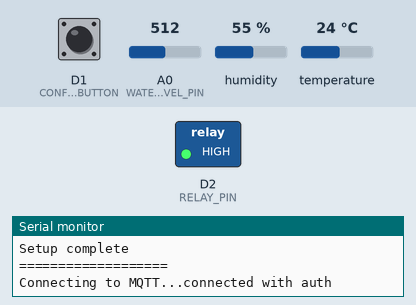
The sketch below on a simulated ESP8266 (NodeMCU). On the bench: switched loads named in the sketch (green lamp = pin HIGH), the last lines printed to the serial monitor. The test bench sets the inputs (shaded band); at power-on: A0 (WATER_LEVEL_PIN) = 512, D1 (CONFIG_BUTTON) HIGH, humidity 55 %, temperature 24 °C. WiFi joins after 1.5 s; servers stay silent unless stated; no MQTT or app messages arrive unless stated.

Above: at 2.7 s.
2.8 s: A0 (WATER_LEVEL_PIN) set to 208
11.5 s: A0 (WATER_LEVEL_PIN) set to 177
At 15.5 s:
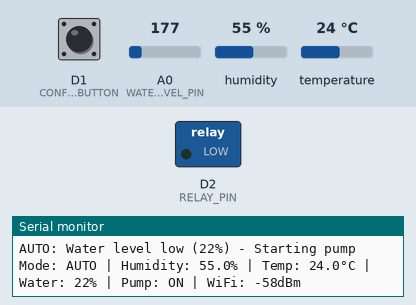
Timing chart, 0 to 17.0 s (numbered marks = the images above; inputs shaded):
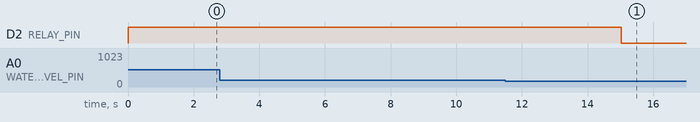

The sketch:

hydroponic-wick-smart-automation.ino
```cpp
#include <ESP8266WiFi.h>
#include <PubSubClient.h>
#include <DHT.h>
#include <WiFiManager.h>          // WiFi Manager library
#include <ArduinoJson.h>          // Untuk parsing JSON di WiFi Manager

// ====== Konfigurasi WiFi (Fallback) ======
const char* fallback_ssid     = "your wifi";
const char* fallback_wifiPass = "wifi password";

// ====== Konfigurasi MQTT (Default) ======
char mqtt_server[40] = "your mqtt server";
char mqtt_port[6]    = "1883";
char mqtt_user[50]   = "your mqttuser";
char mqtt_pass[50]   = "your mqtt pass";

// ====== Topik MQTT ======
const char* topic_water_level    = "kel4/water_level";
const char* topic_temperature    = "kel4/suhu";
const char* topic_humidity       = "kel4/kelembapan";
const char* topic_pump_control   = "kel4/pompa/control";      // ON/OFF manual
const char* topic_pump_status    = "kel4/pompa/status";
const char* topic_mode_control   = "kel4/mode/control";       // AUTO/MANUAL
const char* topic_mode_status    = "kel4/mode/status";
const char* topic_threshold_set  = "kel4/threshold/set";      // format: "25,75"
const char* topic_threshold_get  = "kel4/threshold/status";
const char* topic_system_status  = "kel4/system/status";      // JSON status lengkap

// ====== Pin Konfigurasi ======
#define WATER_LEVEL_PIN A0   // Sensor level air ke A0
#define DHT_PIN         D4   // DHT11 data ke D4
#define RELAY_PIN       D2   // Relay pompa ke D2
#define CONFIG_BUTTON   D1   // Tombol untuk reset WiFi config (optional)

// ====== Inisialisasi DHT ======
#define DHTTYPE DHT11
DHT dht(DHT_PIN, DHTTYPE);

// ====== Global vars ======
WiFiClient    espClient;
PubSubClient  client(espClient);
WiFiManager   wifiManager;

// ====== Timing ======
unsigned long lastMsg         = 0;
unsigned long pumpStartTime   = 0;
unsigned long pumpStopTime    = 0;
unsigned long buttonPressTime = 0;
const long    interval        = 5000;     // Interval publish sensor (5 detik)
const long    maxPumpRunTime  = 480000;   // 8 menit (480 detik) 480000
const long    minPumpRestTime = 10;       // 5 menit (300 detik) 300000
const long    buttonHoldTime  = 3000;     // 3 detik untuk reset WiFi

// ====== System State ======
enum PumpMode { AUTO, MANUAL };
PumpMode currentMode = AUTO;
bool pumpState = false;
bool manualPumpCommand = false;

// ====== Threshold Settings ======
int thresholdLow  = 25;  // Pompa ON jika water level < 25%
int thresholdHigh = 75;  // Pompa OFF jika water level > 75%

// ====== Safety Flags ======
bool sensorError = false;
bool pumpOverTime = false;
bool pumpInRestPeriod = false;

// ====== WiFi Manager Flags ======
bool shouldSaveConfig = false;

// Callback untuk menyimpan config
void saveConfigCallback() {
  Serial.println("Should save config");
  shouldSaveConfig = true;
}

void setup_wifi_manager() {
  // Set callback untuk save config
  wifiManager.setSaveConfigCallback(saveConfigCallback);

  // Custom parameters untuk MQTT
  WiFiManagerParameter custom_mqtt_server("server", "MQTT Server", mqtt_server, 40);
  WiFiManagerParameter custom_mqtt_port("port", "MQTT Port", mqtt_port, 6);
  WiFiManagerParameter custom_mqtt_user("user", "MQTT User", mqtt_user, 50);
  WiFiManagerParameter custom_mqtt_pass("pass", "MQTT Password", mqtt_pass, 50);

  // Tambahkan parameter ke WiFi Manager
  wifiManager.addParameter(&custom_mqtt_server);
  wifiManager.addParameter(&custom_mqtt_port);
  wifiManager.addParameter(&custom_mqtt_user);
  wifiManager.addParameter(&custom_mqtt_pass);

  // Set timeout untuk portal config (3 menit)
  wifiManager.setConfigPortalTimeout(180);

  // Set minimum kualitas sinyal
  wifiManager.setMinimumSignalQuality(20);

  // Auto connect dengan last saved credentials
  if (!wifiManager.autoConnect("SmartPump_Config", "12345678")) {
    Serial.println("Failed to connect to WiFi and hit timeout");
    // Fallback ke WiFi manual jika WiFi Manager gagal
    setup_wifi_fallback();
  }

  Serial.println("WiFi connected successfully!");
  Serial.print("IP address: ");
  Serial.println(WiFi.localIP());

  // Simpan parameter MQTT yang baru
  strcpy(mqtt_server, custom_mqtt_server.getValue());
  strcpy(mqtt_port, custom_mqtt_port.getValue());
  strcpy(mqtt_user, custom_mqtt_user.getValue());
  strcpy(mqtt_pass, custom_mqtt_pass.getValue());

  if (shouldSaveConfig) {
    Serial.println("Saving MQTT config...");
    // Di sini Anda bisa menambahkan kode untuk menyimpan ke EEPROM/SPIFFS
    shouldSaveConfig = false;
  }
}

void setup_wifi_fallback() {
  Serial.println("Using fallback WiFi credentials...");
  WiFi.begin(fallback_ssid, fallback_wifiPass);

  int attempts = 0;
  while (WiFi.status() != WL_CONNECTED && attempts < 20) {
    delay(500);
    Serial.print(".");
    attempts++;
  }

  if (WiFi.status() == WL_CONNECTED) {
    Serial.println();
    Serial.print("Fallback WiFi connected, IP: ");
    Serial.println(WiFi.localIP());
  } else {
    Serial.println("Fallback WiFi connection failed!");
  }
}

void checkConfigButton() {
  // Cek apakah tombol config ditekan
  if (digitalRead(CONFIG_BUTTON) == LOW) {
    if (buttonPressTime == 0) {
      buttonPressTime = millis();
    } else if (millis() - buttonPressTime > buttonHoldTime) {
      Serial.println("Config button held - Resetting WiFi settings...");
      wifiManager.resetSettings();
      ESP.restart();
    }
  } else {
    buttonPressTime = 0;
  }
}

void callback(char* topic, byte* payload, unsigned int length) {
  String msg;
  for (unsigned int i = 0; i < length; i++) {
    msg += char(payload[i]);
  }
  msg.toLowerCase();
  msg.trim();

  Serial.println("MQTT Received - Topic: " + String(topic) + " | Message: " + msg);

  // ====== Kontrol Mode ======
  if (String(topic) == topic_mode_control) {
    if (msg == "auto") {
      currentMode = AUTO;
      Serial.println("Mode changed to: AUTO");
    } else if (msg == "manual") {
      currentMode = MANUAL;
      Serial.println("Mode changed to: MANUAL");
    }
    publishModeStatus();
  }

  // ====== Kontrol Pompa Manual ======
  else if (String(topic) == topic_pump_control) {
    if (currentMode == MANUAL) {
      if (msg == "on" || msg == "1" || msg == "true" || msg == "nyala") {
        manualPumpCommand = true;
        Serial.println("Manual Pump Command: ON");
      } else if (msg == "off" || msg == "0" || msg == "false" || msg == "mati") {
        manualPumpCommand = false;
        Serial.println("Manual Pump Command: OFF");
      }
    } else {
      Serial.println("Pump control ignored - System in AUTO mode");
    }
  }

  // ====== Set Threshold ======
  else if (String(topic) == topic_threshold_set) {
    int commaIndex = msg.indexOf(',');
    if (commaIndex > 0) {
      int newLow = msg.substring(0, commaIndex).toInt();
      int newHigh = msg.substring(commaIndex + 1).toInt();

      if (newLow > 0 && newHigh > newLow && newHigh <= 100) {
        thresholdLow = newLow;
        thresholdHigh = newHigh;
        Serial.println("Threshold updated - Low: " + String(thresholdLow) + "% | High: " + String(thresholdHigh) + "%");
        publishThresholdStatus();
      } else {
        Serial.println("Invalid threshold format. Use: low,high (e.g., 25,75)");
      }
    }
  }

  // ====== WiFi Reset Command ======
  else if (String(topic) == "kel4/wifi/reset") {
    if (msg == "reset" || msg == "true" || msg == "1") {
      Serial.println("WiFi reset command received via MQTT");
      wifiManager.resetSettings();
      delay(1000);
      ESP.restart();
    }
  }
}

void controlPump(bool state) {
  if (state && !pumpState) {
    // Cek apakah pompa masih dalam periode istirahat
    if (pumpInRestPeriod && (millis() - pumpStopTime < minPumpRestTime)) {
      Serial.println("Pump in rest period. Cannot start yet.");
      return;
    }

    digitalWrite(RELAY_PIN, LOW);  // LOW = ON
    pumpState = true;
    pumpStartTime = millis();
    pumpInRestPeriod = false;
    pumpOverTime = false;
    Serial.println("Pompa: ON");

  } else if (!state && pumpState) {
    digitalWrite(RELAY_PIN, HIGH); // HIGH = OFF
    pumpState = false;
    pumpStopTime = millis();
    pumpInRestPeriod = true;
    Serial.println("Pompa: OFF");
  }
}

void checkPumpSafety() {
  // Cek apakah pompa sudah menyala terlalu lama
  if (pumpState && (millis() - pumpStartTime > maxPumpRunTime)) {
    controlPump(false);
    pumpOverTime = true;
    Serial.println("SAFETY: Pump stopped - Maximum runtime exceeded!");
  }
}

void autoModeLogic(int waterLevel) {
  if (sensorError) {
    Serial.println("AUTO Mode disabled - Sensor error");
    return;
  }

  if (pumpOverTime && waterLevel < thresholdHigh) {
    Serial.println("AUTO Mode suspended - Pump overtime, waiting for rest period");
    return;
  }

  // Hysteresis control untuk mencegah rapid cycling
  if (!pumpState && waterLevel < thresholdLow) {
    controlPump(true);
    Serial.println("AUTO: Water level low (" + String(waterLevel) + "%) - Starting pump");
  }
  else if (pumpState && waterLevel > thresholdHigh) {
    controlPump(false);
    Serial.println("AUTO: Water level sufficient (" + String(waterLevel) + "%) - Stopping pump");
  }
}

void publishModeStatus() {
  client.publish(topic_mode_status, currentMode == AUTO ? "auto" : "manual");
}

void publishThresholdStatus() {
  String thresholdMsg = String(thresholdLow) + "," + String(thresholdHigh);
  client.publish(topic_threshold_get, thresholdMsg.c_str());
}

void publishSystemStatus(float temp, float humidity, int waterLevel) {
  // Publish JSON status lengkap
  String systemStatus = "{";
  systemStatus += "\"mode\":\"" + String(currentMode == AUTO ? "auto" : "manual") + "\",";
  systemStatus += "\"pump\":\"" + String(pumpState ? "on" : "off") + "\",";
  systemStatus += "\"water_level\":" + String(waterLevel) + ",";
  systemStatus += "\"temperature\":" + String(temp, 1) + ",";
  systemStatus += "\"humidity\":" + String(humidity, 1) + ",";
  systemStatus += "\"threshold_low\":" + String(thresholdLow) + ",";
  systemStatus += "\"threshold_high\":" + String(thresholdHigh) + ",";
  systemStatus += "\"sensor_error\":" + String(sensorError ? "true" : "false") + ",";
  systemStatus += "\"pump_overtime\":" + String(pumpOverTime ? "true" : "false") + ",";
  systemStatus += "\"rest_period\":" + String(pumpInRestPeriod ? "true" : "false") + ",";
  systemStatus += "\"wifi_rssi\":" + String(WiFi.RSSI()) + ",";
  systemStatus += "\"ip_address\":\"" + WiFi.localIP().toString() + "\"";
  systemStatus += "}";

  client.publish(topic_system_status, systemStatus.c_str());
}

void reconnect() {
  while (!client.connected()) {
    Serial.print("Connecting to MQTT...");

    // Convert port string to int
    int port = String(mqtt_port).toInt();
    if (port == 0) port = 1883; // default port

    if (String(mqtt_user).length() == 0) {
      if (client.connect("ESP8266Client")) {
        Serial.println("connected");
      }
    } else {
      if (client.connect("ESP8266Client", mqtt_user, mqtt_pass)) {
        Serial.println("connected with auth");
      }
    }

    if (client.connected()) {
      // Subscribe ke semua topic control
      client.subscribe(topic_pump_control);
      client.subscribe(topic_mode_control);
      client.subscribe(topic_threshold_set);
      client.subscribe("kel4/wifi/reset");  // Topic untuk reset WiFi

      // Publish status awal
      publishModeStatus();
      publishThresholdStatus();

      // Publish info koneksi
      String connectMsg = "SmartPump connected - IP: " + WiFi.localIP().toString();
      client.publish("kel4/system/connect", connectMsg.c_str());

    } else {
      Serial.print("failed rc=");
      Serial.print(client.state());
      Serial.println(" retry in 5s");
      delay(5000);
    }
  }
}

void setup() {
  Serial.begin(115200);
  Serial.println();
  Serial.println("=== Smart Water Pump Controller with WiFi Manager ===");

  // Setup pins
  pinMode(RELAY_PIN, OUTPUT);
  pinMode(CONFIG_BUTTON, INPUT_PULLUP);  // Tombol config dengan pull-up
  digitalWrite(RELAY_PIN, HIGH);  // Relay OFF saat start

  dht.begin();

  // Setup WiFi dengan WiFi Manager
  setup_wifi_manager();

  // Setup MQTT dengan parameter dari WiFi Manager
  int port = String(mqtt_port).toInt();
  if (port == 0) port = 1883;

  client.setServer(mqtt_server, port);
  client.setCallback(callback);

  Serial.println("=== Configuration ===");
  Serial.println("MQTT Server: " + String(mqtt_server));
  Serial.println("MQTT Port: " + String(mqtt_port));
  Serial.println("MQTT User: " + String(mqtt_user));
  Serial.println("Mode: AUTO");
  Serial.println("Threshold Low: " + String(thresholdLow) + "%");
  Serial.println("Threshold High: " + String(thresholdHigh) + "%");
  Serial.println("Setup complete");
  Serial.println("===================");
}

void loop() {
  // Cek koneksi WiFi
  if (WiFi.status() != WL_CONNECTED) {
    Serial.println("WiFi disconnected! Attempting reconnection...");
    setup_wifi_manager();
  }

  if (!client.connected()) {
    reconnect();
  }
  client.loop();

  // Cek tombol config
  checkConfigButton();

  // Cek safety pompa
  checkPumpSafety();

  unsigned long now = millis();
  if (now - lastMsg > interval) {
    lastMsg = now;

    // ====== Baca Sensor Water Level ======
    int rawLevel = analogRead(WATER_LEVEL_PIN);
    int levelPct = map(constrain(rawLevel, 0, 800), 0, 800, 0, 100);

    // Deteksi sensor error (nilai tidak masuk akal)
    sensorError = (rawLevel < 5 || rawLevel > 1020);

    // ====== Baca DHT11 ======
    float h = dht.readHumidity();
    float t = dht.readTemperature();

    if (isnan(h) || isnan(t)) {
      Serial.println("Failed reading DHT!");
      h = 0; t = 0;
    }

    // ====== Logic Control ======
    if (currentMode == AUTO && !sensorError) {
      autoModeLogic(levelPct);
    } else if (currentMode == MANUAL) {
      controlPump(manualPumpCommand);
    }

    // ====== Publish Data ======
    if (!sensorError) {
      Serial.printf("Mode: %s | Humidity: %.1f%% | Temp: %.1f°C | Water: %d%% | Pump: %s | WiFi: %ddBm\n",
                    currentMode == AUTO ? "AUTO" : "MANUAL", h, t, levelPct, pumpState ? "ON" : "OFF", WiFi.RSSI());

      // Konversi ke string
      char bufT[8], bufH[8], bufL[8];
      dtostrf(t, 1, 2, bufT);
      dtostrf(h, 1, 2, bufH);
      dtostrf(levelPct, 1, 2, bufL);

      // Publish sensor data
      client.publish(topic_temperature, bufT);
      client.publish(topic_humidity, bufH);
      client.publish(topic_water_level, bufL);
    } else {
      Serial.println("SENSOR ERROR - Water level sensor malfunction!");
    }

    // Publish status
    client.publish(topic_pump_status, pumpState ? "on" : "off");
    publishSystemStatus(t, h, sensorError ? -1 : levelPct);
  }
}
```

Measured:
- the behaviour switches between 196 and 195 on A0 (WATER_LEVEL_PIN) (found by bisection; images 0 and 1)
- after the input at 11.5 s, D2 (RELAY_PIN): HIGH → LOW after 3.5 s
